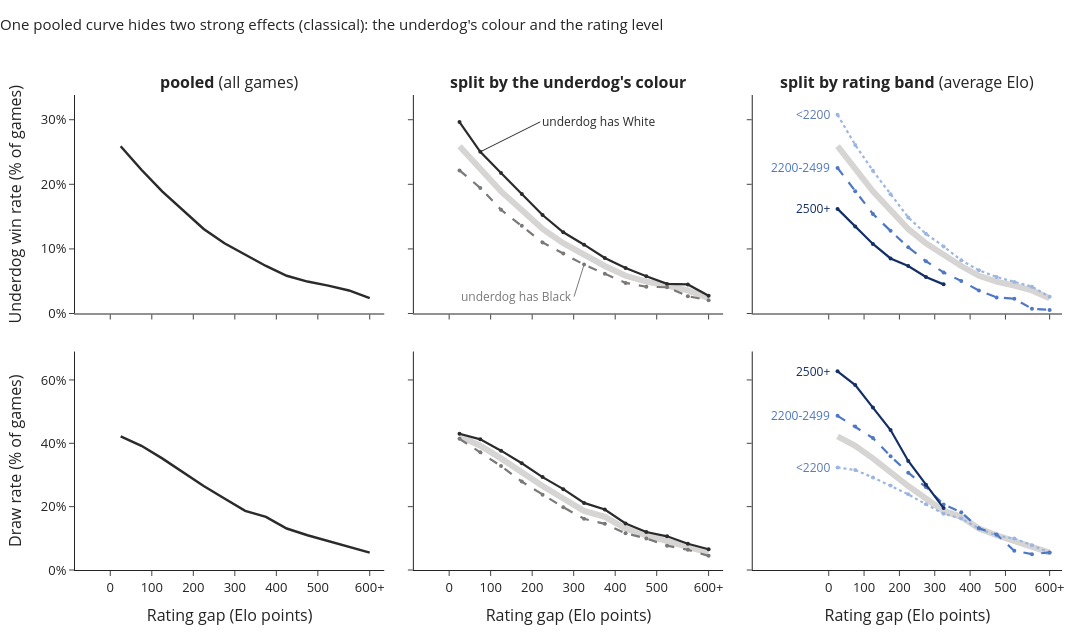

This figure's notebook cell:
### Code cell
show("fig_simpson")

### Figure 1 — Plotly figure (JSON) as saved in the notebook; plotly's stock layout.template omitted (floating-point values rounded to 4 significant figures)
{"data": [{"hovertemplate": "pooled win: %{y:.1f}%<extra></extra>", "line": {"color": "#2b2b2b", "width": 2.5}, "mode": "lines", "showlegend": false, "type": "scatter", "x": [25.0, 75.0, 125.0, 175.0, 225.0, 275.0, 325.0, 375.0, 425.0, 475.0, 525.0, 575.0, 625.0], "xaxis": "x", "y": [25.9, 22.25, 18.91, 16.01, 13.09, 10.88, 9.097, 7.354, 5.839, 4.941, 4.316, 3.575, 2.38], "yaxis": "y"}, {"hovertemplate": "pooled win: %{y:.1f}%<extra></extra>", "line": {"color": "#d6d5d3", "width": 6}, "mode": "lines", "showlegend": false, "type": "scatter", "x": [25.0, 75.0, 125.0, 175.0, 225.0, 275.0, 325.0, 375.0, 425.0, 475.0, 525.0, 575.0, 625.0], "xaxis": "x2", "y": [25.9, 22.25, 18.91, 16.01, 13.09, 10.88, 9.097, 7.354, 5.839, 4.941, 4.316, 3.575, 2.38], "yaxis": "y2"}, {"hovertemplate": "pooled win: %{y:.1f}%<extra></extra>", "line": {"color": "#d6d5d3", "width": 6}, "mode": "lines", "showlegend": false, "type": "scatter", "x": [25.0, 75.0, 125.0, 175.0, 225.0, 275.0, 325.0, 375.0, 425.0, 475.0, 525.0, 575.0, 625.0], "xaxis": "x3", "y": [25.9, 22.25, 18.91, 16.01, 13.09, 10.88, 9.097, 7.354, 5.839, 4.941, 4.316, 3.575, 2.38], "yaxis": "y3"}, {"customdata": [43165, 52114, 55109, 47093, 34398, 23976, 16699, 10978, 7038, 4605, 3055, 1976, 3348], "hovertemplate": "underdog has white: %{y:.1f}% (n=%{customdata:,})<extra></extra>", "line": {"color": "#2b2b2b", "dash": "solid", "width": 2.2}, "marker": {"size": 4}, "mode": "lines+markers", "showlegend": false, "type": "scatter", "x": [25.0, 75.0, 125.0, 175.0, 225.0, 275.0, 325.0, 375.0, 425.0, 475.0, 525.0, 575.0, 625.0], "xaxis": "x2", "y": [29.64, 25.03, 21.76, 18.5, 15.25, 12.58, 10.65, 8.59, 7.033, 5.776, 4.583, 4.504, 2.748], "yaxis": "y2"}, {"customdata": [43148, 51482, 55276, 48594, 35582, 25465, 17006, 11391, 7640, 4806, 3177, 2052, 3586], "hovertemplate": "underdog has black: %{y:.1f}% (n=%{customdata:,})<extra></extra>", "line": {"color": "#7a7977", "dash": "dash", "width": 2.2}, "marker": {"size": 4}, "mode": "lines+markers", "showlegend": false, "type": "scatter", "x": [25.0, 75.0, 125.0, 175.0, 225.0, 275.0, 325.0, 375.0, 425.0, 475.0, 525.0, 575.0, 625.0], "xaxis": "x2", "y": [22.15, 19.45, 16.06, 13.6, 11.01, 9.275, 7.568, 6.163, 4.738, 4.141, 4.06, 2.68, 2.036], "yaxis": "y2"}, {"customdata": [45188, 57174, 64141, 58384, 44637, 33090, 23096, 16132, 10745, 7268, 4916, 3346, 6212], "hovertemplate": "band <2200: %{y:.1f}% (n=%{customdata:,})<extra></extra>", "line": {"color": "#9db6e0", "dash": "dot", "width": 2.2}, "marker": {"size": 4}, "mode": "lines+markers", "showlegend": false, "type": "scatter", "x": [25.0, 75.0, 125.0, 175.0, 225.0, 275.0, 325.0, 375.0, 425.0, 475.0, 525.0, 575.0, 625.0], "xaxis": "x3", "y": [30.75, 26.1, 22.09, 18.48, 14.88, 12.34, 10.38, 8.238, 6.682, 5.655, 4.862, 4.154, 2.592], "yaxis": "y3"}, {"customdata": [28369, 34364, 37108, 31684, 22488, 15270, 10210, 6152, 3907, 2131, 1313, 681, 722], "hovertemplate": "band 2200-2499: %{y:.1f}% (n=%{customdata:,})<extra></extra>", "line": {"color": "#4f78c4", "dash": "dash", "width": 2.2}, "marker": {"size": 4}, "mode": "lines+markers", "showlegend": false, "type": "scatter", "x": [25.0, 75.0, 125.0, 175.0, 225.0, 275.0, 325.0, 375.0, 425.0, 475.0, 525.0, 575.0, 625.0], "xaxis": "x3", "y": [22.53, 18.93, 15.41, 12.79, 10.26, 8.088, 6.366, 5.039, 3.558, 2.487, 2.285, 0.7342, 0.554], "yaxis": "y3"}, {"customdata": [12756, 12058, 9136, 5619, 2855, 1081, 399], "hovertemplate": "band 2500+: %{y:.1f}% (n=%{customdata:,})<extra></extra>", "line": {"color": "#142f66", "dash": "solid", "width": 2.2}, "marker": {"size": 4}, "mode": "lines+markers", "showlegend": false, "type": "scatter", "x": [25.0, 75.0, 125.0, 175.0, 225.0, 275.0, 325.0], "xaxis": "x3", "y": [16.2, 13.48, 10.77, 8.525, 7.356, 5.643, 4.511], "yaxis": "y3"}, {"hovertemplate": "pooled draw: %{y:.1f}%<extra></extra>", "line": {"color": "#2b2b2b", "width": 2.5}, "mode": "lines", "showlegend": false, "type": "scatter", "x": [25.0, 75.0, 125.0, 175.0, 225.0, 275.0, 325.0, 375.0, 425.0, 475.0, 525.0, 575.0, 625.0], "xaxis": "x4", "y": [42.21, 39.22, 35.23, 30.75, 26.5, 22.57, 18.65, 16.79, 13.08, 10.97, 9.13, 7.324, 5.48], "yaxis": "y4"}, {"hovertemplate": "pooled draw: %{y:.1f}%<extra></extra>", "line": {"color": "#d6d5d3", "width": 6}, "mode": "lines", "showlegend": false, "type": "scatter", "x": [25.0, 75.0, 125.0, 175.0, 225.0, 275.0, 325.0, 375.0, 425.0, 475.0, 525.0, 575.0, 625.0], "xaxis": "x5", "y": [42.21, 39.22, 35.23, 30.75, 26.5, 22.57, 18.65, 16.79, 13.08, 10.97, 9.13, 7.324, 5.48], "yaxis": "y5"}, {"hovertemplate": "pooled draw: %{y:.1f}%<extra></extra>", "line": {"color": "#d6d5d3", "width": 6}, "mode": "lines", "showlegend": false, "type": "scatter", "x": [25.0, 75.0, 125.0, 175.0, 225.0, 275.0, 325.0, 375.0, 425.0, 475.0, 525.0, 575.0, 625.0], "xaxis": "x6", "y": [42.21, 39.22, 35.23, 30.75, 26.5, 22.57, 18.65, 16.79, 13.08, 10.97, 9.13, 7.324, 5.48], "yaxis": "y6"}, {"customdata": [43165, 52114, 55109, 47093, 34398, 23976, 16699, 10978, 7038, 4605, 3055, 1976, 3348], "hovertemplate": "underdog has white: %{y:.1f}% (n=%{customdata:,})<extra></extra>", "line": {"color": "#2b2b2b", "dash": "solid", "width": 2.2}, "marker": {"size": 4}, "mode": "lines+markers", "showlegend": false, "type": "scatter", "x": [25.0, 75.0, 125.0, 175.0, 225.0, 275.0, 325.0, 375.0, 425.0, 475.0, 525.0, 575.0, 625.0], "xaxis": "x5", "y": [43.01, 41.24, 37.67, 33.69, 29.33, 25.52, 21.18, 19.1, 14.69, 12.01, 10.64, 8.3, 6.571], "yaxis": "y5"}, {"customdata": [43148, 51482, 55276, 48594, 35582, 25465, 17006, 11391, 7640, 4806, 3177, 2052, 3586], "hovertemplate": "underdog has black: %{y:.1f}% (n=%{customdata:,})<extra></extra>", "line": {"color": "#7a7977", "dash": "dash", "width": 2.2}, "marker": {"size": 4}, "mode": "lines+markers", "showlegend": false, "type": "scatter", "x": [25.0, 75.0, 125.0, 175.0, 225.0, 275.0, 325.0, 375.0, 425.0, 475.0, 525.0, 575.0, 625.0], "xaxis": "x5", "y": [41.42, 37.18, 32.8, 27.9, 23.78, 19.79, 16.16, 14.56, 11.6, 9.967, 7.68, 6.384, 4.462], "yaxis": "y5"}, {"customdata": [45188, 57174, 64141, 58384, 44637, 33090, 23096, 16132, 10745, 7268, 4916, 3346, 6212], "hovertemplate": "band <2200: %{y:.1f}% (n=%{customdata:,})<extra></extra>", "line": {"color": "#9db6e0", "dash": "dot", "width": 2.2}, "marker": {"size": 4}, "mode": "lines+markers", "showlegend": false, "type": "scatter", "x": [25.0, 75.0, 125.0, 175.0, 225.0, 275.0, 325.0, 375.0, 425.0, 475.0, 525.0, 575.0, 625.0], "xaxis": "x6", "y": [32.38, 31.54, 29.23, 26.65, 23.88, 20.76, 17.72, 16.24, 13.07, 10.88, 9.927, 7.8, 5.473], "yaxis": "y6"}, {"customdata": [28369, 34364, 37108, 31684, 22488, 15270, 10210, 6152, 3907, 2131, 1313, 681, 722], "hovertemplate": "band 2200-2499: %{y:.1f}% (n=%{customdata:,})<extra></extra>", "line": {"color": "#4f78c4", "dash": "dash", "width": 2.2}, "marker": {"size": 4}, "mode": "lines+markers", "showlegend": false, "type": "scatter", "x": [25.0, 75.0, 125.0, 175.0, 225.0, 275.0, 325.0, 375.0, 425.0, 475.0, 525.0, 575.0, 625.0], "xaxis": "x6", "y": [48.66, 45.27, 41.66, 35.92, 30.71, 26.18, 20.71, 18.24, 13.18, 11.22, 6.093, 4.993, 5.54], "yaxis": "y6"}, {"customdata": [12756, 12058, 9136, 5619, 2855, 1081, 399], "hovertemplate": "band 2500+: %{y:.1f}% (n=%{customdata:,})<extra></extra>", "line": {"color": "#142f66", "dash": "solid", "width": 2.2}, "marker": {"size": 4}, "mode": "lines+markers", "showlegend": false, "type": "scatter", "x": [25.0, 75.0, 125.0, 175.0, 225.0, 275.0, 325.0], "xaxis": "x6", "y": [62.71, 58.38, 51.28, 44.19, 34.43, 26.92, 19.55], "yaxis": "y6"}], "layout": {"annotations": [{"font": {"size": 16}, "showarrow": false, "text": "<b>pooled</b> (all games)", "x": 0.1567, "xanchor": "center", "xref": "paper", "y": 1.0, "yanchor": "bottom", "yref": "paper"}, {"font": {"size": 16}, "showarrow": false, "text": "<b>split by the underdog's colour</b>", "x": 0.5, "xanchor": "center", "xref": "paper", "y": 1.0, "yanchor": "bottom", "yref": "paper"}, {"font": {"size": 16}, "showarrow": false, "text": "<b>split by rating band</b> (average Elo)", "x": 0.8433, "xanchor": "center", "xref": "paper", "y": 1.0, "yanchor": "bottom", "yref": "paper"}, {"arrowcolor": "#2b2b2b", "arrowhead": 0, "ax": 60, "ay": -30, "font": {"color": "#2b2b2b", "size": 12}, "showarrow": true, "text": "underdog has White", "x": 75.0, "xanchor": "left", "xref": "x2", "y": 25.03, "yref": "y2"}, {"arrowcolor": "#7a7977", "arrowhead": 0, "ax": -10, "ay": 32, "font": {"color": "#7a7977", "size": 12}, "showarrow": true, "text": "underdog has Black", "x": 325.0, "xanchor": "right", "xref": "x2", "y": 7.568, "yref": "y2"}, {"font": {"color": "#5e7cb0", "size": 12}, "showarrow": false, "text": "<2200", "x": 25.0, "xanchor": "right", "xref": "x3", "xshift": -6, "y": 30.75, "yref": "y3"}, {"font": {"color": "#4f78c4", "size": 12}, "showarrow": false, "text": "2200-2499", "x": 25.0, "xanchor": "right", "xref": "x3", "xshift": -6, "y": 22.53, "yref": "y3"}, {"font": {"color": "#142f66", "size": 12}, "showarrow": false, "text": "2500+", "x": 25.0, "xanchor": "right", "xref": "x3", "xshift": -6, "y": 16.2, "yref": "y3"}, {"font": {"color": "#5e7cb0", "size": 12}, "showarrow": false, "text": "<2200", "x": 25.0, "xanchor": "right", "xref": "x6", "xshift": -6, "y": 32.38, "yref": "y6"}, {"font": {"color": "#4f78c4", "size": 12}, "showarrow": false, "text": "2200-2499", "x": 25.0, "xanchor": "right", "xref": "x6", "xshift": -6, "y": 48.66, "yref": "y6"}, {"font": {"color": "#142f66", "size": 12}, "showarrow": false, "text": "2500+", "x": 25.0, "xanchor": "right", "xref": "x6", "xshift": -6, "y": 62.71, "yref": "y6"}], "font": {"size": 13}, "height": 640, "legend": {"orientation": "h", "x": 0, "xanchor": "left", "y": -0.2, "yanchor": "top"}, "margin": {"b": 70, "l": 75, "r": 30, "t": 95}, "title": {"font": {"size": 15}, "text": "One pooled curve hides two strong effects (classical): the underdog's colour and the rating level", "x": 0, "xanchor": "left", "y": 0.97, "yanchor": "top"}, "width": 1100, "xaxis": {"anchor": "y", "domain": [0.0, 0.3133], "matches": "x4", "range": [-85, 660], "showticklabels": false, "ticktext": ["0", "100", "200", "300", "400", "500", "600+"], "tickvals": [0, 100, 200, 300, 400, 500, 625]}, "xaxis2": {"anchor": "y2", "domain": [0.3433, 0.6567], "matches": "x5", "range": [-85, 660], "showticklabels": false, "ticktext": ["0", "100", "200", "300", "400", "500", "600+"], "tickvals": [0, 100, 200, 300, 400, 500, 625]}, "xaxis3": {"anchor": "y3", "domain": [0.6867, 1.0], "matches": "x6", "range": [-215, 660], "showticklabels": false, "ticktext": ["0", "100", "200", "300", "400", "500", "600+"], "tickvals": [0, 100, 200, 300, 400, 500, 625]}, "xaxis4": {"anchor": "y4", "domain": [0.0, 0.3133], "range": [-85, 660], "ticktext": ["0", "100", "200", "300", "400", "500", "600+"], "tickvals": [0, 100, 200, 300, 400, 500, 625], "title": {"text": "Rating gap (Elo points)"}}, "xaxis5": {"anchor": "y5", "domain": [0.3433, 0.6567], "range": [-85, 660], "ticktext": ["0", "100", "200", "300", "400", "500", "600+"], "tickvals": [0, 100, 200, 300, 400, 500, 625], "title": {"text": "Rating gap (Elo points)"}}, "xaxis6": {"anchor": "y6", "domain": [0.6867, 1.0], "range": [-215, 660], "ticktext": ["0", "100", "200", "300", "400", "500", "600+"], "tickvals": [0, 100, 200, 300, 400, 500, 625], "title": {"text": "Rating gap (Elo points)"}}, "yaxis": {"anchor": "x", "domain": [0.54, 1.0], "range": [0, 33.83], "ticksuffix": "%", "title": {"text": "Underdog win rate (% of games)"}}, "yaxis2": {"anchor": "x2", "domain": [0.54, 1.0], "matches": "y", "range": [0, 33.83], "showticklabels": false, "ticksuffix": "%"}, "yaxis3": {"anchor": "x3", "domain": [0.54, 1.0], "matches": "y", "range": [0, 33.83], "showticklabels": false, "ticksuffix": "%"}, "yaxis4": {"anchor": "x4", "domain": [0.0, 0.46], "range": [0, 68.98], "ticksuffix": "%", "title": {"text": "Draw rate (% of games)"}}, "yaxis5": {"anchor": "x5", "domain": [0.0, 0.46], "matches": "y4", "range": [0, 68.98], "showticklabels": false, "ticksuffix": "%"}, "yaxis6": {"anchor": "x6", "domain": [0.0, 0.46], "matches": "y4", "range": [0, 68.98], "showticklabels": false, "ticksuffix": "%"}}}
